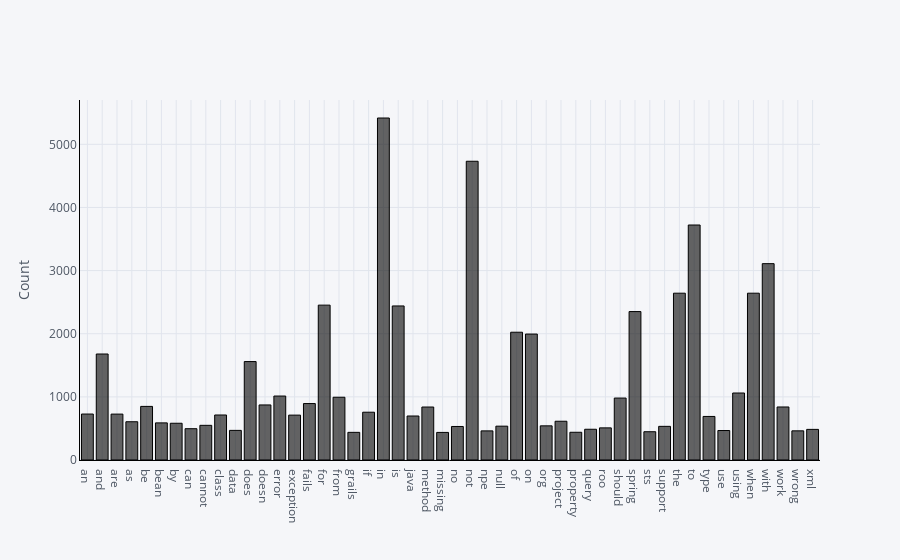

Here is the notebook cell this chart was saved with:
### Code cell
from sklearn.feature_extraction.text import CountVectorizer
def get_top_n_words(corpus, n=None):
    vec = CountVectorizer().fit(corpus)
    bag_of_words = vec.transform(corpus)
    sum_words = bag_of_words.sum(axis=0) 
    words_freq = [(word, sum_words[0, idx]) for word, idx in vec.vocabulary_.items()]
    words_freq =sorted(words_freq, key = lambda x: x[1], reverse=True)
    return words_freq[:n]
common_words = get_top_n_words(data_raw['Summary'], 50)
for word, freq in common_words:
    print(word, freq)
df1 = pd.DataFrame(common_words, columns = ['Summary' , 'count'])
df1.groupby('Summary').sum()['count'].iplot(
    kind='bar', yTitle='Count', linecolor='black', color="black")

### Figure 1 — Plotly figure (JSON) as saved in the notebook; plotly's stock layout.template omitted (floating-point values rounded to 4 significant figures)
{"data": [{"marker": {"color": "rgba(0, 0, 0, 0.6)", "line": {"color": "rgba(0, 0, 0, 1.0)", "width": 1}}, "name": "count", "orientation": "v", "text": "", "type": "bar", "x": ["an", "and", "are", "as", "be", "bean", "by", "can", "cannot", "class", "data", "does", "doesn", "error", "exception", "fails", "for", "from", "grails", "if", "in", "is", "java", "method", "missing", "no", "not", "npe", "null", "of", "on", "org", "project", "property", "query", "roo", "should", "spring", "sts", "support", "the", "to", "type", "use", "using", "when", "with", "work", "wrong", "xml"], "y": [728, 1679, 727, 606, 849, 588, 582, 496, 549, 713, 469, 1559, 872, 1013, 711, 894, 2453, 994, 438, 757, 5417, 2440, 697, 839, 437, 531, 4732, 461, 536, 2024, 1995, 541, 614, 439, 487, 509, 981, 2351, 448, 533, 2642, 3722, 690, 467, 1061, 2642, 3110, 840, 462, 485]}], "layout": {"legend": {"bgcolor": "#F5F6F9", "font": {"color": "#4D5663"}}, "paper_bgcolor": "#F5F6F9", "plot_bgcolor": "#F5F6F9", "title": {"font": {"color": "#4D5663"}}, "xaxis": {"gridcolor": "#E1E5ED", "linecolor": "black", "showgrid": true, "tickfont": {"color": "#4D5663"}, "title": {"font": {"color": "#4D5663"}, "text": ""}, "zerolinecolor": "#E1E5ED"}, "yaxis": {"gridcolor": "#E1E5ED", "linecolor": "black", "showgrid": true, "tickfont": {"color": "#4D5663"}, "title": {"font": {"color": "#4D5663"}, "text": "Count"}, "zerolinecolor": "#E1E5ED"}}}
